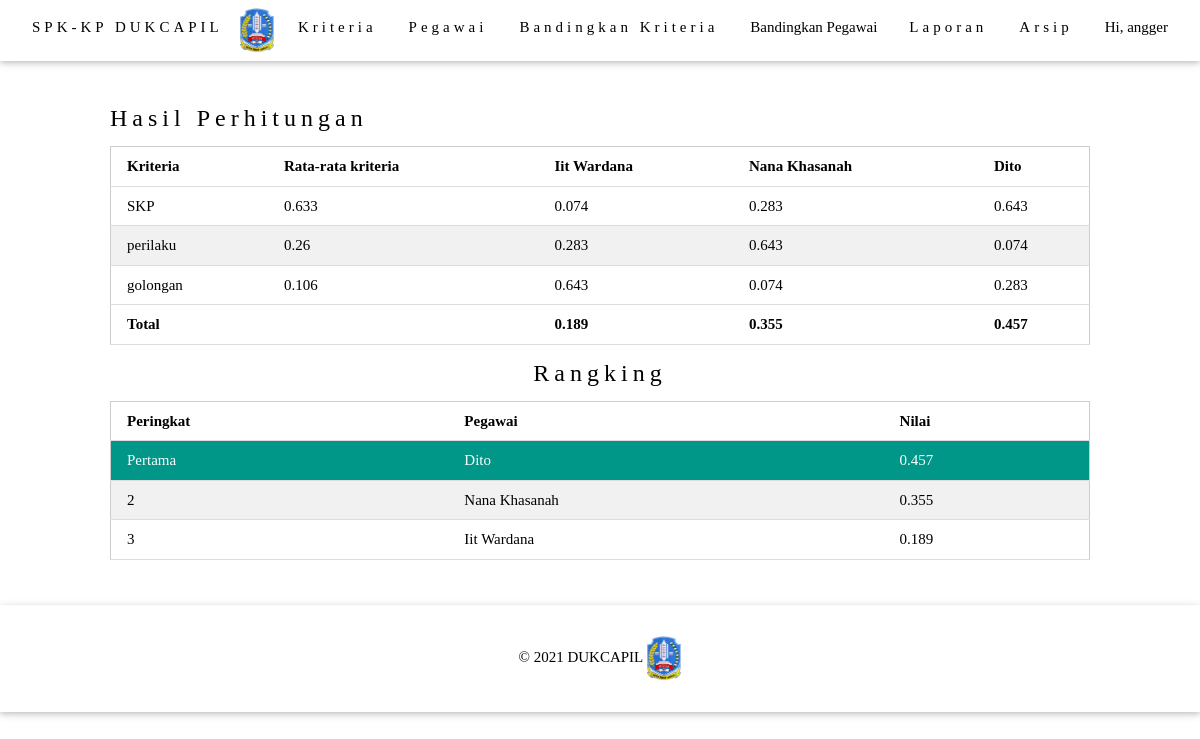
/spkkp/hasil.php (signed in), run on the app's committed database.
### tables this page shows
CREATE TABLE `pv_kriteria` (
  `id_kriteria` int(11) NOT NULL,
  `nilai` float NOT NULL
);

CREATE TABLE `pv_alternatif` (
  `id` int(11) NOT NULL,
  `id_alternatif` int(11) NOT NULL,
  `id_kriteria` int(11) NOT NULL,
  `nilai` float NOT NULL
);

CREATE TABLE `alternatif` (
  `id` int(11) NOT NULL,
  `nama` varchar(50) NOT NULL,
  `cpns` date DEFAULT NULL,
  `pns` date DEFAULT NULL,
  `golongan` enum('I','II','III','IV') NOT NULL DEFAULT 'III'
);

CREATE TABLE `ranking` (
  `id_alternatif` int(11) NOT NULL,
  `nilai` float NOT NULL
);

### spkkp/fungsi.php (called while the page is built, shortened)
<?php
function getKriteriaID($no_urut) {
	include('config.php');
	$query  = "SELECT id FROM kriteria ORDER BY id";
	$result = mysqli_query($koneksi, $query);
	while ($row = mysqli_fetch_array($result)) {
		$listID[] = $row['id'];
	}
	return $listID[($no_urut)];
}
function getKriteriaNama($no_urut) {
	include('config.php');
	$query  = "SELECT nama FROM kriteria ORDER BY id";
	$result = mysqli_query($koneksi, $query);
	while ($row = mysqli_fetch_array($result)) {
		$nama[] = $row['nama'];
	}
	return $nama[($no_urut)];
}
function getAlternatifNama($no_urut) {
	include('config.php');
	$query  = "SELECT nama FROM alternatif ORDER BY id";
	$result = mysqli_query($koneksi, $query);
	while ($row = mysqli_fetch_array($result)) {
		$nama[] = $row['nama'];
	}
	return $nama[($no_urut)];
}
function getAlternatifPV($id_alternatif,$id_kriteria) {
	include('config.php');
	$query = "SELECT nilai FROM pv_alternatif WHERE id_alternatif=$id_alternatif AND id_kriteria=$id_kriteria";
	$result = mysqli_query($koneksi, $query);
	while ($row = mysqli_fetch_array($result)) {
		$pv = $row['nilai'];
		return $pv;
	}
}
function getKriteriaPV($id_kriteria) {
	include('config.php');
	$query = "SELECT nilai FROM pv_kriteria WHERE id_kriteria=$id_kriteria";
	$result = mysqli_query($koneksi, $query);
	while ($row = mysqli_fetch_array($result)) {
		$pv = $row['nilai'];
	}
	return $pv;
}
function getJumlahAlternatif() {
	include('config.php');
	$query  = "SELECT count(*) FROM alternatif";
	$result = mysqli_query($koneksi, $query);
	while ($row = mysqli_fetch_array($result)) {
		$jmlData = $row[0];
	}
	return $jmlData;
}
function getJumlahKriteria() {
	include('config.php');
	$query  = "SELECT count(*) FROM kriteria";
	$result = mysqli_query($koneksi, $query);
	while ($row = mysqli_fetch_array($result)) {
		$jmlData = $row[0];
	}
	return $jmlData;
}
	?>

### spkkp/hasil.php (the view, shortened to what this page needs)
<?php
include('config.php');
include('fungsi.php');
$jmlKriteria 	= getJumlahKriteria();
$jmlAlternatif	= getJumlahAlternatif();
$nilai			= array();
for ($x=0; $x <= ($jmlAlternatif-1); $x++) {
	$nilai[$x] = 0;
	for ($y=0; $y <= ($jmlKriteria-1); $y++) {
		$id_alternatif 	= getAlternatifID($x);
		$id_kriteria	= getKriteriaID($y);
		$pv_alternatif	= getAlternatifPV($id_alternatif,$id_kriteria);
		$pv_kriteria	= getKriteriaPV($id_kriteria);
		$nilai[$x]	 	+= ($pv_alternatif * $pv_kriteria);
	}
}
include('header.php');
?>
<br><br><br><br>
<section class="w3-content">
	<h3 class="">Hasil Perhitungan</h3>
	<table class="w3-table-all">
		<thead>
		<tr>
			<th>Kriteria</th>
			<th>Rata-rata kriteria</th>
			<?php
			for ($i=0; $i <= (getJumlahAlternatif()-1); $i++) {
				echo "<th>".getAlternatifNama($i)."</th>\n";
			}
			?>
		</tr>
		</thead>
		<tbody>
		<?php
			for ($x=0; $x <= (getJumlahKriteria()-1) ; $x++) {
				echo "<tr>";
				echo "<td>".getKriteriaNama($x)."</td>";
				echo "<td>".round(getKriteriaPV(getKriteriaID($x)),3)."</td>";
				for ($y=0; $y <= (getJumlahAlternatif()-1); $y++) {
					echo "<td>".round(getAlternatifPV(getAlternatifID($y),getKriteriaID($x)),3)."</td>";
				}
				echo "</tr>";
			}
		?>
		</tbody>
		<tfoot>
		<tr>
			<th colspan="2">Total</th>
			<?php
			for ($i=0; $i <= ($jmlAlternatif-1); $i++) {
				echo "<th>".round($nilai[$i],3)."</th>";
			}
			?>
		</tr>
		</tfoot>
	</table>
	<h3 class="w3-center">Rangking</h3>
	<table class="w3-table-all">
		<thead>
			<tr>
				<th>Peringkat</th>
				<th>Pegawai</th>
				<th>Nilai</th>
			</tr>
		</thead>
		<tbody>
			<?php
				$query  = "SELECT id,nama,id_alternatif,nilai FROM alternatif,ranking WHERE alternatif.id = ranking.id_alternatif ORDER BY nilai DESC";
				$result = mysqli_query($koneksi, $query);
				$i = 0;
				while ($row = mysqli_fetch_array($result)) {
					$i++;
				?>
				<tr>
					<?php if ($i == 1) {
						echo "<td class='w3-teal'>Pertama</div></td>";
					} else {
						echo "<td>".$i."</td>";
					}
					?>
					<td <?php if ($i == 1) {
						echo "class='w3-teal'";
					} else {
						echo "";
					} ?> ><?php echo $row['nama'] ?></td>
					<td <?php if ($i == 1) {
						echo "class='w3-teal'";
					} else {
						echo "";
					} ?> ><?php echo round($row['nilai'],3) ?></td>
				</tr>
				<?php
				}
			?>
		</tbody>
	</table>
	<br>
</section>
<br>
<footer class="w3-buttom w3-white w3-card w3-padding-16 " style="  position: ;
left: 0;
  bottom: 0;
  width: 100%;"  >
	<p class="w3-center" > &copy; <?php echo date("Y"); ?> DUKCAPIL  <img src="images/logo.png" alt="company-logo" class="w3-bordered" width="35" height="45" ></p>
</footer>

### spkkp/css/w3.css (style rules this page uses)
html { box-sizing:border-box }
*,*:before,*:after { box-sizing:inherit }
html { -ms-text-size-adjust:100%;-webkit-text-size-adjust:100% }
body { margin:0 }
article,aside,details,figcaption,figure,footer,header,main,menu,nav,section { display:block }
img { border-style:none }
html,body { font-family:Verdana,sans-serif;font-size:15px;line-height:1.5 }
html { overflow-x:hidden }
h3 { font-size:24px }
h1,h2,h3,h4,h5,h6 { font-family:"Segoe UI",Arial,sans-serif;font-weight:400;margin:10px 0 }
img { vertical-align:middle }
.w3-table,.w3-table-all { border-collapse:collapse;border-spacing:0;width:100%;display:table }
.w3-table-all { border:1px solid #ccc }
.w3-bordered tr,.w3-table-all tr { border-bottom:1px solid #ddd }
.w3-table-all tr:nth-child(odd) { background-color:#fff }
.w3-table-all tr:nth-child(even) { background-color:#f1f1f1 }
.w3-table td,.w3-table th,.w3-table-all td,.w3-table-all th { padding:8px 8px;display:table-cell;text-align:left;vertical-align:top }
.w3-table th:first-child,.w3-table td:first-child,.w3-table-all th:first-child,.w3-table-all td:first-child { padding-left:16px }
.w3-content,.w3-auto { margin-left:auto;margin-right:auto }
.w3-content { max-width:980px }
.w3-card,.w3-card-2 { box-shadow:0 2px 5px 0 rgba(0,0,0,0.16),0 2px 10px 0 rgba(0,0,0,0.12) }
.w3-center { text-align:center!important }
.w3-padding-16 { padding-top:16px!important;padding-bottom:16px!important }
.w3-teal,.w3-hover-teal:hover { color:#fff!important;background-color:#009688!important }
.w3-white,.w3-hover-white:hover { color:#000!important;background-color:#fff!important }

### spkkp/header.php (style rules this page uses)
body { font-family: "Times New Roman", Georgia, Serif; }
h1, h2, h3, h4, h5, h6 { font-family: "Playfair Display"; letter-spacing: 5px; }

### data on the page
pv_kriteria: nilai "0.633"
pv_alternatif: nilai "0.074"
pv_alternatif: nilai "0.283"
pv_alternatif: nilai "0.643"
pv_kriteria: nilai "0.26"
pv_alternatif: nilai "0.283"
pv_alternatif: nilai "0.643"
pv_alternatif: nilai "0.074"
pv_kriteria: nilai "0.106"
pv_alternatif: nilai "0.643"
pv_alternatif: nilai "0.074"
pv_alternatif: nilai "0.283"
alternatif: shows "Pertama", nama "Dito", ranking.nilai "0.457"
alternatif: nama "Nana Khasanah", ranking.nilai "0.355"
alternatif: nama "Iit Wardana", ranking.nilai "0.189"

### other printed values
$_SESSION["username"] "angger"
getAlternatifNama($i) "Iit Wardana"
getAlternatifNama($i) "Nana Khasanah"
getAlternatifNama($i) "Dito"
getKriteriaNama($x) "SKP"
getKriteriaNama($x) "perilaku"
getKriteriaNama($x) "golongan"
$nilai[$i] "0.189"
$nilai[$i] "0.355"
$nilai[$i] "0.457"
